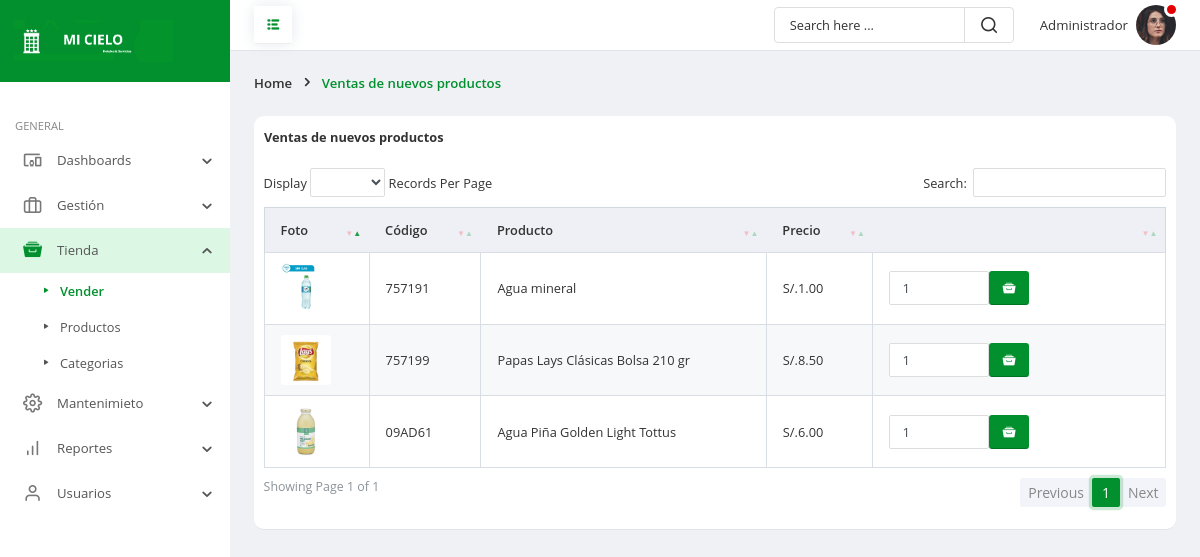
The app's page /frontend/venta/nuevo.php (signed in) with its own data.
### tables this page shows
CREATE TABLE `productos` (
  `idprd` int(11) NOT NULL,
  `nomprd` varchar(150) NOT NULL,
  `numprd` char(14) NOT NULL,
  `detprd` text NOT NULL,
  `preprd` decimal(10,2) NOT NULL,
  `stckprd` char(3) NOT NULL,
  `staprd` char(1) NOT NULL,
  `fere` timestamp NOT NULL DEFAULT current_timestamp() ON UPDATE current_timestamp(),
  `idcat` int(11) NOT NULL,
  `foto` varchar(100) NOT NULL
);

### frontend/venta/nuevo.php (the view, shortened to what this page needs)
<!doctype html>
<html lang="es">
	<head>
		<link rel="stylesheet" href="../../backend/css/bootstrap.min.css">
		<link rel="stylesheet" href="../../backend/fonts/style.css">
		<link rel="stylesheet" href="../../backend/css/main.css">
		<link rel="stylesheet" href="../../backend/vendor/datatables/dataTables.bs4.css" />
		<link rel="stylesheet" href="../../backend/vendor/datatables/dataTables.bs4-custom.css" />
		<link href="../../backend/vendor/datatables/buttons.bs.css" rel="stylesheet" />
		<link rel="stylesheet" href="../../backend/vendor/notify/notify-flat.css" />
	</head>
	<body>
		<div class="page-wrapper">
			<nav id="sidebar" class="sidebar-wrapper">
				<div class="sidebar-brand">
					<a href="../administrador/escritorio.php" class="logo">
						<img src="../../backend/img/rt.png" alt="Hotel mi cielo" />
					</a>
				</div>
				<div class="sidebar-content">
					<div class="sidebar-menu">
						<ul>
							<li class="header-menu">General</li>
							<li class="sidebar-dropdown">
								<a href="#">
									<i class="icon-devices_other"></i>
									<span class="menu-text">Dashboards</span>
								</a>
							</li>
							<li class="sidebar-dropdown">
								<a href="#">
									<i class="icon-briefcase"></i>
									<span class="menu-text">Gestión</span>
								</a>
							</li>
							<li class="sidebar-dropdown active">
								<a href="#">
									<i class="icon-archive"></i>
									<span class="menu-text">Tienda</span>
								</a>
								<div class="sidebar-submenu">
									<ul>
										<li>
											<a href="../venta/mostrar.php" class="current-page">Vender</a>
										</li>
										<li>
											<a href="../productos/mostrar.php">Productos</a>
										</li>
										<li>
											<a href="../categorias/mostrar.php">Categorias</a>
										</li>
									</ul>
								</div>
							</li>
							<li class="sidebar-dropdown">
								<a href="#">
									<i class="icon-settings1"></i>
									<span class="menu-text">Mantenimieto</span>
								</a>
							</li>
							<li class="sidebar-dropdown">
								<a href="#">
									<i class="icon-bar-chart"></i>
									<span class="menu-text">Reportes</span>
								</a>
							</li>
							<li class="sidebar-dropdown">
								<a href="#">
									<i class="icon-user1"></i>
									<span class="menu-text">Usuarios</span>
								</a>
							</li>
						</ul>
					</div>
				</div>
			</nav>
			<div class="page-content">
				<header class="header">
					<div class="toggle-btns">
						<a id="pin-sidebar" href="#">
							<i class="icon-list"></i>
						</a>
					</div>
					<div class="header-items">
						<div class="custom-search">
							<input type="text" class="search-query" placeholder="Search here ...">
							<i class="icon-search1"></i>
						</div>
						<ul class="header-actions">
							<li class="dropdown">
								<a href="#" id="userSettings" class="user-settings" data-toggle="dropdown" aria-haspopup="true">
									<span class="user-name"><?php echo $_SESSION['nombre']; ?></span>
									<span class="avatar">
										<img src="../../backend/img/user24.png" alt="avatar">
										<span class="status busy"></span>
									</span>
								</a>
							</li>
						</ul>
					</div>
				</header>
				<div class="page-header">
					<ol class="breadcrumb">
						<li class="breadcrumb-item">Home</li>
						<li class="breadcrumb-item active">Ventas de nuevos productos</li>
					</ol>
				</div>
				<div class="main-container">
					<div class="row gutters">
						<div class="col-xl-12 col-lg-12 col-md-12 col-sm-12 col-12">
							<div class="table-container">
								<div class="t-header">Ventas de nuevos productos</div>
								<div class="table-responsive">
									 	<?php
require_once('../../backend/config/Conexion.php');
$sentencia = $connect->prepare("SELECT productos.idprd, productos.nomprd, productos.numprd, productos.detprd, productos.preprd, productos.stckprd, productos.staprd,categorias.idcat, categorias.nomcat, productos.foto FROM productos INNER JOIN categorias ON productos.idcat = categorias.idcat GROUP BY productos.idprd;");
 $sentencia->execute();
$data =  array();
if($sentencia){
  while($r = $sentencia->fetchObject()){
    $data[] = $r;
  }
}
									 ?>
									 <?php if(count($data)>0):?>
									<table id="basicExample" class="table custom-table">
										<thead>
											<tr>
												<th>Foto</th>
												<th>Código</th>
												<th>Producto</th>
												<th>Precio</th>
												<th></th>
											</tr>
										</thead>
										<tbody>
											<?php foreach($data as $d):?>
											<tr>
												<td><img src="../../backend/img/subidas/<?php echo $d->foto ?>" width='50'></td>
												<td><?php echo $d->numprd ?></td>
												<td><?php echo $d->nomprd ?></td>
												<td>S/.<?php echo $d->preprd ?></td>
												<td style="width:260px;">
    <form class="form-inline" method="post" action="">
      <div class="form-group">
        <input type="number" name="p_qty" value="1" style="width:100px;" min="1" class="form-control" placeholder="Cantidad">
      </div>
      <button type="submit" name="add_to_cart" class="btn btn-primary"> <i class="icon-archive"></i></button>
    </form>
												</td>
											</tr>
											<?php endforeach; ?>
										</tbody>
									</table>
									<?php else:?>
    <p class="alert alert-warning">No hay prodcutos para vender</p>
    <?php endif; ?>
								</div>
							</div>
						</div>
					</div>
				</div>
			</div>
		</div>
	</body>
</html>

### records on screen
productos: foto (picture), numprd "757191", nomprd "Agua mineral", preprd "1.00"
productos: foto (picture), numprd "757199", nomprd "Papas Lays Clásicas Bolsa 210 gr", preprd "8.50"
productos: foto (picture), numprd "09AD61", nomprd "Agua Piña Golden Light Tottus", preprd "6.00"

### other values on screen
$_SESSION['nombre'] "Administrador"
